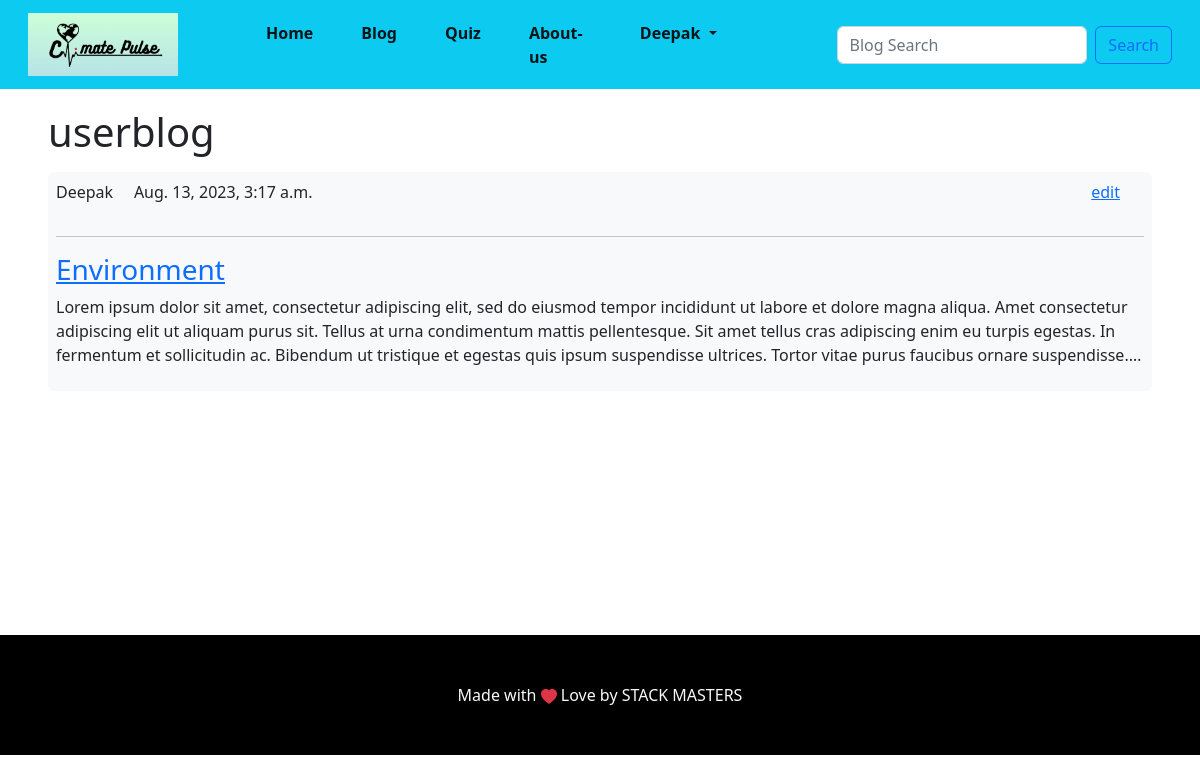
Page /userblog/ (signed in) on the earlier database version.
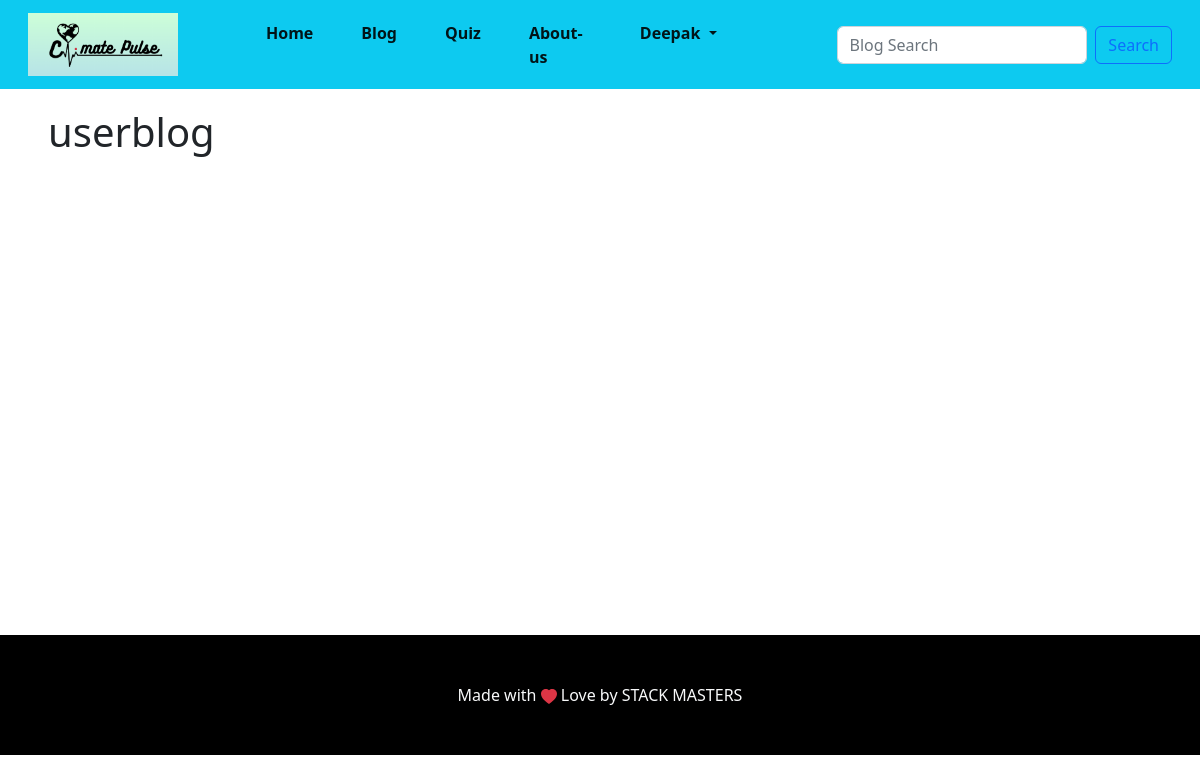
Same page on the later database version.
### blog/models.py (models this page shows, shortened)
class blogPost(models.Model):
    author_name= models.ForeignKey(User,on_delete=models.CASCADE)
    title = models.CharField(max_length=50,blank=False,null=False)
    content = models.TextField(blank=False)
    date_posted = models.DateTimeField(default=timezone.localtime)

### Climatepulse/views.py (the view)
# urls.py: path('userblog/', views.userBlog, name="userblog"),
def userBlog(request):
    cu = request.user.username
    if cu == '':
        messages.info(request, 'Please login first')
        return HttpResponseRedirect('/login/')
    else:
        blogresult = reversed(blogPost.objects.filter(author_name__username=cu))
    return render(request, 'userblog.html', {'blogresult': blogresult})

### templates/userblog.html (shortened to what this page needs)
<!DOCTYPE html>
<html lang="en">
<head>
</head>
<body>
    {% extends 'base.html'%} {% block content %}
    <h1>
        userblog
    </h1>
    {% for n in blogresult %}
        <div class="bg-light my-3 p-2 border-info rounded">
            <div class="d-flex justify-content-between">
                <p>{{n.author_name}} &nbsp; &nbsp; {{n.date_posted}}</p>
                <a href="{% url 'update_post' n.id %}" class="me-4">edit</a>
            </div>
            <hr>
          <h3><a href="{% url 'blog-post' n.id %}">{{n.title}}</a></h3>
          <p class="blog-post-text">{{n.content}}</p>
        </div>
        {% endfor %}
    {% endblock %}

Differences in the rows shown:
removed blogPost: author_name "Deepak", date_posted "Aug. 13, 2023, 3:17 a.m.", title "Environment", content "Lorem ipsum dolor sit amet, consectetur adipiscing elit, sed do eiusmod tempor incididunt ut labore et dolore magna aliqua. Amet consectetur adipiscing elit ut aliquam purus sit. Tellus at urna condimentum mattis pellentesque. Sit amet tellus cras adipiscing enim eu turpis egestas. In fermentum et sollicitudin ac. Bibendum ut tristique et egestas quis ipsum suspendisse ultrices. Tortor vitae purus faucibus ornare…"
